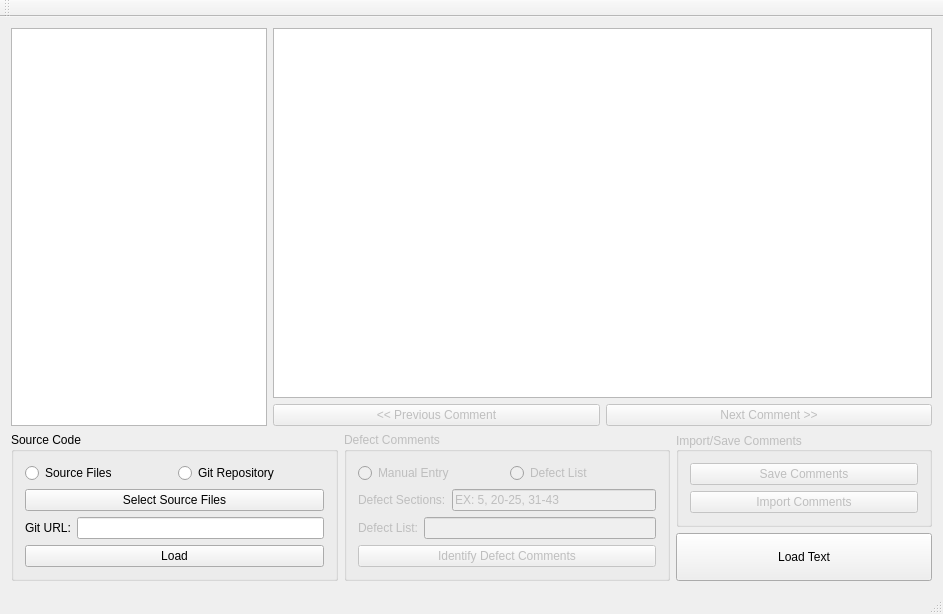
<?xml version="1.0" encoding="UTF-8"?>
<ui version="4.0">
 <class>MainWindow</class>
 <widget class="QMainWindow" name="MainWindow">
  <property name="geometry">
   <rect>
    <x>0</x>
    <y>0</y>
    <width>943</width>
    <height>614</height>
   </rect>
  </property>
  <property name="windowTitle">
   <string>MainWindow</string>
  </property>
  <widget class="QWidget" name="centralWidget">
   <layout class="QVBoxLayout" name="verticalLayout_9">
    <item>
     <layout class="QVBoxLayout" name="verticalLayout_8">
      <item>
       <layout class="QHBoxLayout" name="horizontalLayout_8">
        <item>
         <widget class="QTreeView" name="treeView">
          <property name="sizePolicy">
           <sizepolicy hsizetype="Maximum" vsizetype="Expanding">
            <horstretch>0</horstretch>
            <verstretch>0</verstretch>
           </sizepolicy>
          </property>
         </widget>
        </item>
        <item>
         <layout class="QVBoxLayout" name="verticalLayout_2">
          <item>
           <widget class="QTextBrowser" name="commentWindow">
            <property name="minimumSize">
             <size>
              <width>512</width>
              <height>0</height>
             </size>
            </property>
           </widget>
          </item>
          <item>
           <layout class="QHBoxLayout" name="horizontalLayout">
            <item>
             <widget class="QPushButton" name="previousCommentButton">
              <property name="enabled">
               <bool>false</bool>
              </property>
              <property name="sizePolicy">
               <sizepolicy hsizetype="Minimum" vsizetype="Minimum">
                <horstretch>0</horstretch>
                <verstretch>0</verstretch>
               </sizepolicy>
              </property>
              <property name="text">
               <string>&lt;&lt; Previous Comment</string>
              </property>
             </widget>
            </item>
            <item>
             <widget class="QPushButton" name="nextCommentButton">
              <property name="enabled">
               <bool>false</bool>
              </property>
              <property name="sizePolicy">
               <sizepolicy hsizetype="Minimum" vsizetype="Minimum">
                <horstretch>0</horstretch>
                <verstretch>0</verstretch>
               </sizepolicy>
              </property>
              <property name="text">
               <string>Next Comment &gt;&gt;</string>
              </property>
             </widget>
            </item>
           </layout>
          </item>
         </layout>
        </item>
       </layout>
      </item>
      <item>
       <layout class="QHBoxLayout" name="horizontalLayout_6">
        <item>
         <widget class="QGroupBox" name="groupBox">
          <property name="enabled">
           <bool>true</bool>
          </property>
          <property name="sizePolicy">
           <sizepolicy hsizetype="Minimum" vsizetype="Minimum">
            <horstretch>0</horstretch>
            <verstretch>0</verstretch>
           </sizepolicy>
          </property>
          <property name="title">
           <string>Source Code</string>
          </property>
          <property name="flat">
           <bool>false</bool>
          </property>
          <property name="checkable">
           <bool>false</bool>
          </property>
          <layout class="QVBoxLayout" name="verticalLayout_7">
           <item>
            <layout class="QVBoxLayout" name="verticalLayout_4">
             <item>
              <layout class="QHBoxLayout" name="horizontalLayout_4">
               <item>
                <widget class="QRadioButton" name="radioButton">
                 <property name="text">
                  <string>Source Files</string>
                 </property>
                </widget>
               </item>
               <item>
                <widget class="QRadioButton" name="radioButton_2">
                 <property name="text">
                  <string>Git Repository</string>
                 </property>
                </widget>
               </item>
              </layout>
             </item>
             <item>
              <widget class="QPushButton" name="btn_SelSrcFiles">
               <property name="enabled">
                <bool>true</bool>
               </property>
               <property name="sizePolicy">
                <sizepolicy hsizetype="Minimum" vsizetype="Fixed">
                 <horstretch>0</horstretch>
                 <verstretch>0</verstretch>
                </sizepolicy>
               </property>
               <property name="text">
                <string>Select Source Files</string>
               </property>
              </widget>
             </item>
             <item>
              <layout class="QHBoxLayout" name="horizontalLayout_7">
               <item>
                <widget class="QLabel" name="label_2">
                 <property name="text">
                  <string>Git URL:</string>
                 </property>
                </widget>
               </item>
               <item>
                <widget class="QLineEdit" name="lineEdit_2">
                 <property name="sizePolicy">
                  <sizepolicy hsizetype="Expanding" vsizetype="Fixed">
                   <horstretch>0</horstretch>
                   <verstretch>0</verstretch>
                  </sizepolicy>
                 </property>
                </widget>
               </item>
              </layout>
             </item>
             <item>
              <widget class="QPushButton" name="pushButton_3">
               <property name="sizePolicy">
                <sizepolicy hsizetype="Minimum" vsizetype="Fixed">
                 <horstretch>0</horstretch>
                 <verstretch>0</verstretch>
                </sizepolicy>
               </property>
               <property name="text">
                <string>Load</string>
               </property>
              </widget>
             </item>
            </layout>
           </item>
          </layout>
         </widget>
        </item>
        <item>
         <widget class="QGroupBox" name="groupBox_3">
          <property name="enabled">
           <bool>false</bool>
          </property>
          <property name="sizePolicy">
           <sizepolicy hsizetype="Minimum" vsizetype="Preferred">
            <horstretch>0</horstretch>
            <verstretch>0</verstretch>
           </sizepolicy>
          </property>
          <property name="maximumSize">
           <size>
            <width>16777215</width>
            <height>16777215</height>
           </size>
          </property>
          <property name="title">
           <string>Defect Comments</string>
          </property>
          <layout class="QVBoxLayout" name="verticalLayout">
           <item>
            <layout class="QHBoxLayout" name="horizontalLayout_5">
             <item>
              <widget class="QRadioButton" name="radioButton_3">
               <property name="text">
                <string>Manual Entry</string>
               </property>
              </widget>
             </item>
             <item>
              <widget class="QRadioButton" name="radioButton_4">
               <property name="text">
                <string>Defect List</string>
               </property>
              </widget>
             </item>
            </layout>
           </item>
           <item>
            <layout class="QHBoxLayout" name="horizontalLayout_2">
             <item>
              <widget class="QLabel" name="label_3">
               <property name="text">
                <string>Defect Sections:</string>
               </property>
              </widget>
             </item>
             <item>
              <widget class="QLineEdit" name="lineEdit_3">
               <property name="sizePolicy">
                <sizepolicy hsizetype="Expanding" vsizetype="Fixed">
                 <horstretch>0</horstretch>
                 <verstretch>0</verstretch>
                </sizepolicy>
               </property>
               <property name="text">
                <string>EX: 5, 20-25, 31-43</string>
               </property>
              </widget>
             </item>
            </layout>
           </item>
           <item>
            <layout class="QHBoxLayout" name="horizontalLayout_3">
             <item>
              <widget class="QLabel" name="label_4">
               <property name="text">
                <string>Defect List:</string>
               </property>
              </widget>
             </item>
             <item>
              <widget class="QLineEdit" name="lineEdit_4">
               <property name="sizePolicy">
                <sizepolicy hsizetype="Expanding" vsizetype="Fixed">
                 <horstretch>0</horstretch>
                 <verstretch>0</verstretch>
                </sizepolicy>
               </property>
              </widget>
             </item>
            </layout>
           </item>
           <item>
            <widget class="QPushButton" name="pushButton_8">
             <property name="sizePolicy">
              <sizepolicy hsizetype="Minimum" vsizetype="Fixed">
               <horstretch>0</horstretch>
               <verstretch>0</verstretch>
              </sizepolicy>
             </property>
             <property name="text">
              <string>Identify Defect Comments</string>
             </property>
            </widget>
           </item>
          </layout>
         </widget>
        </item>
        <item>
         <layout class="QVBoxLayout" name="verticalLayout_5">
          <property name="sizeConstraint">
           <enum>QLayout::SetMinimumSize</enum>
          </property>
          <item>
           <widget class="QGroupBox" name="groupBox_2">
            <property name="enabled">
             <bool>false</bool>
            </property>
            <property name="sizePolicy">
             <sizepolicy hsizetype="Fixed" vsizetype="Preferred">
              <horstretch>0</horstretch>
              <verstretch>0</verstretch>
             </sizepolicy>
            </property>
            <property name="minimumSize">
             <size>
              <width>256</width>
              <height>0</height>
             </size>
            </property>
            <property name="maximumSize">
             <size>
              <width>256</width>
              <height>16777215</height>
             </size>
            </property>
            <property name="title">
             <string>Import/Save Comments</string>
            </property>
            <property name="alignment">
             <set>Qt::AlignLeading|Qt::AlignLeft|Qt::AlignVCenter</set>
            </property>
            <layout class="QVBoxLayout" name="verticalLayout_3">
             <item>
              <layout class="QVBoxLayout" name="verticalLayout_6">
               <item>
                <widget class="QPushButton" name="pushButton_7">
                 <property name="sizePolicy">
                  <sizepolicy hsizetype="Minimum" vsizetype="Fixed">
                   <horstretch>0</horstretch>
                   <verstretch>0</verstretch>
                  </sizepolicy>
                 </property>
                 <property name="text">
                  <string>Save Comments</string>
                 </property>
                </widget>
               </item>
               <item>
                <widget class="QPushButton" name="pushButton_6">
                 <property name="sizePolicy">
                  <sizepolicy hsizetype="Minimum" vsizetype="Fixed">
                   <horstretch>0</horstretch>
                   <verstretch>0</verstretch>
                  </sizepolicy>
                 </property>
                 <property name="text">
                  <string>Import Comments</string>
                 </property>
                </widget>
               </item>
              </layout>
             </item>
            </layout>
           </widget>
          </item>
          <item>
           <widget class="QPushButton" name="btn_ImportComments">
            <property name="sizePolicy">
             <sizepolicy hsizetype="Minimum" vsizetype="Preferred">
              <horstretch>0</horstretch>
              <verstretch>0</verstretch>
             </sizepolicy>
            </property>
            <property name="maximumSize">
             <size>
              <width>256</width>
              <height>16777215</height>
             </size>
            </property>
            <property name="text">
             <string>Load Text</string>
            </property>
           </widget>
          </item>
         </layout>
        </item>
       </layout>
      </item>
     </layout>
    </item>
   </layout>
  </widget>
  <widget class="QMenuBar" name="menuBar">
   <property name="geometry">
    <rect>
     <x>0</x>
     <y>0</y>
     <width>943</width>
     <height>20</height>
    </rect>
   </property>
  </widget>
  <widget class="QToolBar" name="mainToolBar">
   <attribute name="toolBarArea">
    <enum>TopToolBarArea</enum>
   </attribute>
   <attribute name="toolBarBreak">
    <bool>false</bool>
   </attribute>
  </widget>
  <widget class="QStatusBar" name="statusBar"/>
  <action name="actionLoadText">
   <property name="text">
    <string>LoadText</string>
   </property>
   <property name="toolTip">
    <string>Loads text into the main window</string>
   </property>
  </action>
  <action name="actionNextComment">
   <property name="text">
    <string>NextComment</string>
   </property>
  </action>
  <action name="actionPreviousComment">
   <property name="text">
    <string>PreviousComment</string>
   </property>
  </action>
  <action name="actionSelectSourceFiles">
   <property name="text">
    <string>SelectSourceFiles</string>
   </property>
  </action>
 </widget>
 <layoutdefault spacing="6" margin="11"/>
 <resources/>
 <connections>
  <connection>
   <sender>nextCommentButton</sender>
   <signal>clicked(bool)</signal>
   <receiver>actionNextComment</receiver>
   <slot>trigger()</slot>
   <hints>
    <hint type="sourcelabel">
     <x>767</x>
     <y>411</y>
    </hint>
    <hint type="destinationlabel">
     <x>-1</x>
     <y>-1</y>
    </hint>
   </hints>
  </connection>
  <connection>
   <sender>previousCommentButton</sender>
   <signal>clicked(bool)</signal>
   <receiver>actionPreviousComment</receiver>
   <slot>trigger()</slot>
   <hints>
    <hint type="sourcelabel">
     <x>437</x>
     <y>411</y>
    </hint>
    <hint type="destinationlabel">
     <x>-1</x>
     <y>-1</y>
    </hint>
   </hints>
  </connection>
  <connection>
   <sender>btn_SelSrcFiles</sender>
   <signal>clicked(bool)</signal>
   <receiver>actionSelectSourceFiles</receiver>
   <slot>trigger()</slot>
   <hints>
    <hint type="sourcelabel">
     <x>173</x>
     <y>500</y>
    </hint>
    <hint type="destinationlabel">
     <x>-1</x>
     <y>-1</y>
    </hint>
   </hints>
  </connection>
 </connections>
</ui>
